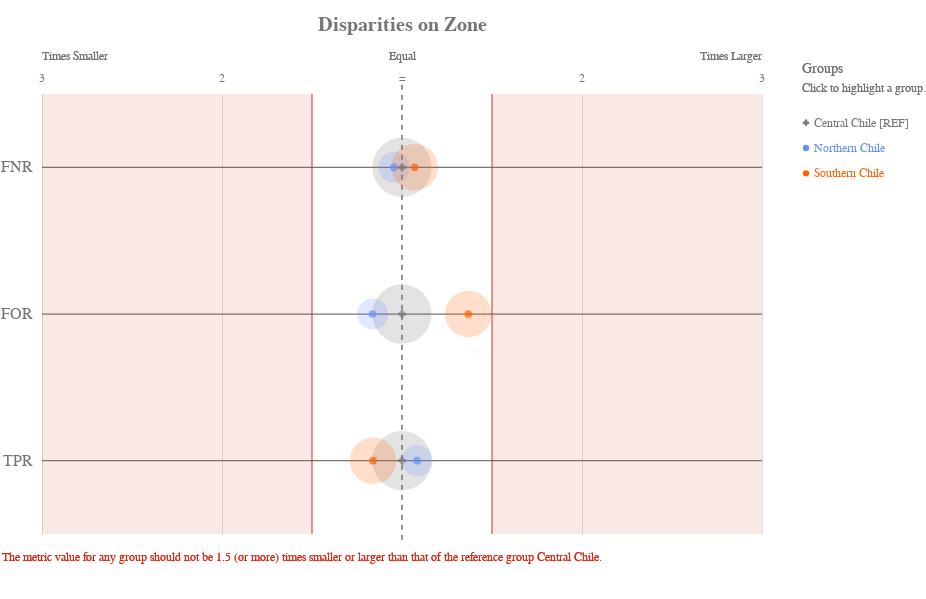

Notebook cell for this chart:
### Code cell
ap.disparity(grupo_definido, metrics, 'zone', fairness_threshold = disparity_tolerance)

### Figure 1 — Vega-Lite specification as saved in the notebook (floating-point values rounded to 4 significant figures)
{"config": {"view": {"continuousWidth": 400, "continuousHeight": 300, "strokeWidth": 0}, "axisLeft": {"labelColor": "rgb(117,117,117)", "labelFont": "Arial", "labelFontSize": 16}, "title": {"align": "center", "baseline": "middle", "color": "rgb(117,117,117)", "font": "Arial", "fontSize": 20, "fontWeight": "bold"}}, "layer": [{"data": {"name": "data-f13954335fe7cb3d572699dbbbe0ffdc"}, "mark": {"type": "rule", "stroke": "rgb(117,117,117)", "strokeWidth": 1.25, "tooltip": ""}, "encoding": {"x": {"type": "quantitative", "field": "x", "scale": {"domain": [-2, 2], "range": [40.0, 760.0]}}, "x2": {"field": "x2"}, "y": {"type": "nominal", "axis": {"domain": false, "labelAngle": 0, "labelPadding": -30, "orient": "left", "ticks": false, "title": ""}, "field": "metric", "scale": {"domain": ["FNR", "FOR", "TPR"], "range": [55.0, 495.0]}}}}, {"data": {"name": "data-79dd248bdaa0ea02c535240e8ad022c8"}, "mark": {"type": "rule", "stroke": "rgb(117,117,117)", "strokeDash": [5, 5], "strokeWidth": 1}, "encoding": {"tooltip": {"value": "Central Chile [REF]"}, "x": {"value": 400.0}, "y": {"value": 45.83}, "y2": {"value": 504.2}}}, {"data": {"name": "data-c233327f4cd9b4c2df31bf8015c83e4a"}, "mark": {"type": "text", "align": "center", "color": "rgb(117,117,117)", "font": "Arial", "fontSize": 12, "fontWeight": "normal", "tooltip": ""}, "encoding": {"text": {"type": "nominal", "field": "label"}, "x": {"type": "quantitative", "field": "value", "scale": {"domain": [-2, 2], "range": [40.0, 760.0]}}, "y": {"value": 38.5}}}, {"layer": [{"mark": {"type": "text", "align": "left", "fill": "rgb(117,117,117)", "font": "Arial", "fontSize": 12, "fontWeight": "normal", "tooltip": ""}, "encoding": {"text": {"value": "Times Smaller"}, "x": {"value": 40.0}, "y": {"value": 16.5}}}, {"mark": {"type": "text", "align": "right", "fill": "rgb(117,117,117)", "font": "Arial", "fontSize": 12, "fontWeight": "normal", "tooltip": ""}, "encoding": {"text": {"value": "Times Larger"}, "x": {"value": 760.0}, "y": {"value": 16.5}}}, {"mark": {"type": "text", "align": "center", "fill": "rgb(117,117,117)", "font": "Arial", "fontSize": 12, "fontWeight": "normal", "tooltip": ""}, "encoding": {"text": {"value": "Equal"}, "x": {"value": 400.0}, "y": {"value": 16.5}}}], "data": {"name": "data-79dd248bdaa0ea02c535240e8ad022c8"}}, {"layer": [{"mark": {"type": "rule", "opacity": 0.8, "stroke": "rgb(217, 46, 28)", "strokeWidth": 1.25, "tooltip": ""}, "encoding": {"x": {"type": "quantitative", "field": "min", "scale": {"domain": [-2, 2], "range": [40.0, 760.0]}}, "y": {"value": 55.0}, "y2": {"value": 495.0}}}, {"mark": {"type": "rule", "opacity": 0.8, "stroke": "rgb(217, 46, 28)", "strokeWidth": 1.25, "tooltip": ""}, "encoding": {"x": {"type": "quantitative", "field": "max", "scale": {"domain": [-2, 2], "range": [40.0, 760.0]}}, "y": {"value": 55.0}, "y2": {"value": 495.0}}}, {"layer": [{"mark": {"type": "rect", "fill": "rgb(217, 46, 28)", "opacity": 0.1, "tooltip": ""}, "encoding": {"x": {"type": "quantitative", "field": "min", "scale": {"domain": [-2, 2], "range": [40.0, 760.0]}}, "x2": {"field": "lower_end"}, "y": {"value": 55.0}, "y2": {"value": 495.0}}}, {"mark": {"type": "rect", "fill": "rgb(217, 46, 28)", "opacity": 0.1, "tooltip": ""}, "encoding": {"x": {"type": "quantitative", "field": "max", "scale": {"domain": [-2, 2], "range": [40.0, 760.0]}}, "x2": {"field": "upper_end"}, "y": {"value": 55.0}, "y2": {"value": 495.0}}}]}, {"data": {"name": "data-79dd248bdaa0ea02c535240e8ad022c8"}, "mark": {"type": "text", "align": "left", "baseline": "top", "fill": "rgb(217, 46, 28)", "font": "Arial", "fontSize": 12, "fontWeight": "normal", "tooltip": ""}, "encoding": {"text": {"value": "The metric value for any group should not be 1.5 (or more) times smaller or larger than that of the reference group Central Chile."}, "x": {"value": 0}, "y": {"value": 513.3}}}], "data": {"name": "data-11d5890412809b582c0a6b685ba430ea"}}, {"layer": [{"mark": "circle"}, {"data": {"name": "data-1fff9f68da9c18392dea537c70b2af74"}, "mark": {"type": "circle", "opacity": 0.2}, "encoding": {"color": {"condition": {"type": "nominal", "field": "attribute_value", "legend": null, "scale": {"domain": ["Central Chile", "Northern Chile", "Southern Chile"], "range": ["rgb(117,117,117)", "rgb(100, 143, 255)", "rgb(254, 97, 0)", "rgb(220, 38, 127)", "rgb(255, 176, 0)", "rgb(120, 94, 240)"]}, "selection": "selector017"}, "value": "rgb(224,224,224)"}, "size": {"type": "quantitative", "field": "group_size", "legend": null, "scale": {"domain": [0, 7609.0], "range": [0, 4224.0]}}, "tooltip": [{"type": "nominal", "field": "attribute_value", "title": "Group"}, {"type": "nominal", "field": "tooltip_group_size", "title": "Group Size"}, {"type": "nominal", "field": "tooltip_disparity_explanation_fnr", "title": "Disparity"}, {"type": "quantitative", "field": "fnr", "format": ".2f", "title": "FNR"}], "x": {"type": "quantitative", "axis": {"domain": false, "labels": false, "ticks": false, "title": null, "values": [1, 2, -2, -1]}, "field": "fnr_disparity_scaled", "scale": {"domain": [-2, 2], "range": [40.0, 760.0]}}, "y": {"type": "nominal", "axis": {"domain": false, "grid": false, "labels": false, "ticks": false, "title": " "}, "field": "metric_variable", "scale": {"domain": ["FNR", "FOR", "TPR"], "range": [55.0, 495.0]}}}, "selection": {"selector019": {"type": "multi", "empty": "all", "fields": ["attribute_value"]}}, "transform": [{"calculate": "'FNR'", "as": "metric_variable"}]}, {"data": {"name": "data-1fff9f68da9c18392dea537c70b2af74"}, "mark": {"type": "circle", "opacity": 0.2}, "encoding": {"color": {"condition": {"type": "nominal", "field": "attribute_value", "legend": null, "scale": {"domain": ["Central Chile", "Northern Chile", "Southern Chile"], "range": ["rgb(117,117,117)", "rgb(100, 143, 255)", "rgb(254, 97, 0)", "rgb(220, 38, 127)", "rgb(255, 176, 0)", "rgb(120, 94, 240)"]}, "selection": "selector017"}, "value": "rgb(224,224,224)"}, "size": {"type": "quantitative", "field": "group_size", "legend": null, "scale": {"domain": [0, 7609.0], "range": [0, 4224.0]}}, "tooltip": [{"type": "nominal", "field": "attribute_value", "title": "Group"}, {"type": "nominal", "field": "tooltip_group_size", "title": "Group Size"}, {"type": "nominal", "field": "tooltip_disparity_explanation_for", "title": "Disparity"}, {"type": "quantitative", "field": "for", "format": ".2f", "title": "FOR"}], "x": {"type": "quantitative", "axis": {"domain": false, "labels": false, "ticks": false, "title": null, "values": [1, 2, -2, -1]}, "field": "for_disparity_scaled", "scale": {"domain": [-2, 2], "range": [40.0, 760.0]}}, "y": {"type": "nominal", "axis": {"domain": false, "grid": false, "labels": false, "ticks": false, "title": " "}, "field": "metric_variable", "scale": {"domain": ["FNR", "FOR", "TPR"], "range": [55.0, 495.0]}}}, "selection": {"selector021": {"type": "multi", "empty": "all", "fields": ["attribute_value"]}}, "transform": [{"calculate": "'FOR'", "as": "metric_variable"}]}, {"data": {"name": "data-1fff9f68da9c18392dea537c70b2af74"}, "mark": {"type": "circle", "opacity": 0.2}, "encoding": {"color": {"condition": {"type": "nominal", "field": "attribute_value", "legend": null, "scale": {"domain": ["Central Chile", "Northern Chile", "Southern Chile"], "range": ["rgb(117,117,117)", "rgb(100, 143, 255)", "rgb(254, 97, 0)", "rgb(220, 38, 127)", "rgb(255, 176, 0)", "rgb(120, 94, 240)"]}, "selection": "selector017"}, "value": "rgb(224,224,224)"}, "size": {"type": "quantitative", "field": "group_size", "legend": null, "scale": {"domain": [0, 7609.0], "range": [0, 4224.0]}}, "tooltip": [{"type": "nominal", "field": "attribute_value", "title": "Group"}, {"type": "nominal", "field": "tooltip_group_size", "title": "Group Size"}, {"type": "nominal", "field": "tooltip_disparity_explanation_tpr", "title": "Disparity"}, {"type": "quantitative", "field": "tpr", "format": ".2f", "title": "TPR"}], "x": {"type": "quantitative", "axis": {"domain": false, "labels": false, "ticks": false, "title": null, "values": [1, 2, -2, -1]}, "field": "tpr_disparity_scaled", "scale": {"domain": [-2, 2], "range": [40.0, 760.0]}}, "y": {"type": "nominal", "axis": {"domain": false, "grid": false, "labels": false, "ticks": false, "title": " "}, "field": "metric_variable", "scale": {"domain": ["FNR", "FOR", "TPR"], "range": [55.0, 495.0]}}}, "selection": {"selector023": {"type": "multi", "empty": "all", "fields": ["attribute_value"]}}, "transform": [{"calculate": "'TPR'", "as": "metric_variable"}]}, {"layer": [{"mark": "point"}, {"data": {"name": "data-1fff9f68da9c18392dea537c70b2af74"}, "mark": {"type": "point", "filled": true, "size": 60}, "encoding": {"color": {"condition": {"type": "nominal", "field": "attribute_value", "legend": null, "scale": {"domain": ["Central Chile", "Northern Chile", "Southern Chile"], "range": ["rgb(117,117,117)", "rgb(100, 143, 255)", "rgb(254, 97, 0)", "rgb(220, 38, 127)", "rgb(255, 176, 0)", "rgb(120, 94, 240)"]}, "selection": "selector017"}, "value": "rgb(224,224,224)"}, "shape": {"type": "nominal", "field": "attribute_value", "legend": null, "scale": {"domain": ["Central Chile", "Northern Chile", "Southern Chile"], "range": ["cross", "circle", "circle"]}}, "tooltip": [{"type": "nominal", "field": "attribute_value", "title": "Group"}, {"type": "nominal", "field": "tooltip_group_size", "title": "Group Size"}, {"type": "nominal", "field": "tooltip_disparity_explanation_fnr", "title": "Disparity"}, {"type": "quantitative", "field": "fnr", "format": ".2f", "title": "FNR"}], "x": {"type": "quantitative", "axis": {"domain": false, "labels": false, "ticks": false, "title": null, "values": [1, 2, -2, -1]}, "field": "fnr_disparity_scaled", "scale": {"domain": [-2, 2], "range": [40.0, 760.0]}}, "y": {"type": "nominal", "axis": {"domain": false, "grid": false, "labels": false, "ticks": false, "title": " "}, "field": "metric_variable", "scale": {"domain": ["FNR", "FOR", "TPR"], "range": [55.0, 495.0]}}}, "selection": {"selector018": {"type": "multi", "empty": "all", "fields": ["attribute_value"]}}, "transform": [{"calculate": "'FNR'", "as": "metric_variable"}]}, {"data": {"name": "data-1fff9f68da9c18392dea537c70b2af74"}, "mark": {"type": "point", "filled": true, "size": 60}, "encoding": {"color": {"condition": {"type": "nominal", "field": "attribute_value", "legend": null, "scale": {"domain": ["Central Chile", "Northern Chile", "Southern Chile"], "range": ["rgb(117,117,117)", "rgb(100, 143, 255)", "rgb(254, 97, 0)", "rgb(220, 38, 127)", "rgb(255, 176, 0)", "rgb(120, 94, 240)"]}, "selection": "selector017"}, "value": "rgb(224,224,224)"}, "shape": {"type": "nominal", "field": "attribute_value", "legend": null, "scale": {"domain": ["Central Chile", "Northern Chile", "Southern Chile"], "range": ["cross", "circle", "circle"]}}, "tooltip": [{"type": "nominal", "field": "attribute_value", "title": "Group"}, {"type": "nominal", "field": "tooltip_group_size", "title": "Group Size"}, {"type": "nominal", "field": "tooltip_disparity_explanation_for", "title": "Disparity"}, {"type": "quantitative", "field": "for", "format": ".2f", "title": "FOR"}], "x": {"type": "quantitative", "axis": {"domain": false, "labels": false, "ticks": false, "title": null, "values": [1, 2, -2, -1]}, "field": "for_disparity_scaled", "scale": {"domain": [-2, 2], "range": [40.0, 760.0]}}, "y": {"type": "nominal", "axis": {"domain": false, "grid": false, "labels": false, "ticks": false, "title": " "}, "field": "metric_variable", "scale": {"domain": ["FNR", "FOR", "TPR"], "range": [55.0, 495.0]}}}, "selection": {"selector020": {"type": "multi", "empty": "all", "fields": ["attribute_value"]}}, "transform": [{"calculate": "'FOR'", "as": "metric_variable"}]}, {"data": {"name": "data-1fff9f68da9c18392dea537c70b2af74"}, "mark": {"type": "point", "filled": true, "size": 60}, "encoding": {"color": {"condition": {"type": "nominal", "field": "attribute_value", "legend": null, "scale": {"domain": ["Central Chile", "Northern Chile", "Southern Chile"], "range": ["rgb(117,117,117)", "rgb(100, 143, 255)", "rgb(254, 97, 0)", "rgb(220, 38, 127)", "rgb(255, 176, 0)", "rgb(120, 94, 240)"]}, "selection": "selector017"}, "value": "rgb(224,224,224)"}, "shape": {"type": "nominal", "field": "attribute_value", "legend": null, "scale": {"domain": ["Central Chile", "Northern Chile", "Southern Chile"], "range": ["cross", "circle", "circle"]}}, "tooltip": [{"type": "nominal", "field": "attribute_value", "title": "Group"}, {"type": "nominal", "field": "tooltip_group_size", "title": "Group Size"}, {"type": "nominal", "field": "tooltip_disparity_explanation_tpr", "title": "Disparity"}, {"type": "quantitative", "field": "tpr", "format": ".2f", "title": "TPR"}], "x": {"type": "quantitative", "axis": {"domain": false, "labels": false, "ticks": false, "title": null, "values": [1, 2, -2, -1]}, "field": "tpr_disparity_scaled", "scale": {"domain": [-2, 2], "range": [40.0, 760.0]}}, "y": {"type": "nominal", "axis": {"domain": false, "grid": false, "labels": false, "ticks": false, "title": " "}, "field": "metric_variable", "scale": {"domain": ["FNR", "FOR", "TPR"], "range": [55.0, 495.0]}}}, "selection": {"selector022": {"type": "multi", "empty": "all", "fields": ["attribute_value"]}}, "transform": [{"calculate": "'TPR'", "as": "metric_variable"}]}]}]}, {"layer": [{"mark": {"type": "point", "filled": true, "opacity": 1, "size": 39.48}, "encoding": {"color": {"condition": {"type": "nominal", "field": "attribute_value", "legend": null, "scale": {"domain": ["Central Chile", "Northern Chile", "Southern Chile"], "range": ["rgb(117,117,117)", "rgb(100, 143, 255)", "rgb(254, 97, 0)", "rgb(220, 38, 127)", "rgb(255, 176, 0)", "rgb(120, 94, 240)"]}, "selection": "selector017"}, "value": "rgb(224,224,224)"}, "shape": {"type": "nominal", "field": "attribute_value", "legend": null, "scale": {"domain": ["Central Chile", "Northern Chile", "Southern Chile"], "range": ["cross", "circle", "circle"]}}, "x": {"value": 804}, "y": {"type": "nominal", "axis": {"domain": false, "grid": false, "labels": false, "ticks": false, "title": " "}, "field": "attribute_value", "scale": {"domain": ["Central Chile", "Northern Chile", "Southern Chile"], "range": [71, 147]}}}, "selection": {"selector017": {"type": "multi", "empty": "all", "fields": ["attribute_value"]}}}, {"mark": {"type": "text", "align": "left", "baseline": "middle", "font": "Arial", "fontSize": 12, "fontWeight": "normal"}, "encoding": {"color": {"condition": {"type": "nominal", "field": "attribute_value", "legend": null, "scale": {"domain": ["Central Chile", "Northern Chile", "Southern Chile"], "range": ["rgb(117,117,117)", "rgb(100, 143, 255)", "rgb(254, 97, 0)", "rgb(220, 38, 127)", "rgb(255, 176, 0)", "rgb(120, 94, 240)"]}, "selection": "selector017"}, "value": "rgb(224,224,224)"}, "text": {"type": "nominal", "field": "label"}, "x": {"value": 812}, "y": {"type": "nominal", "axis": {"domain": false, "grid": false, "labels": false, "ticks": false, "title": " "}, "field": "attribute_value", "scale": {"domain": ["Central Chile", "Northern Chile", "Southern Chile"], "range": [71, 147]}}}, "selection": {"selector024": {"type": "multi", "empty": "all", "fields": ["attribute_value"]}}}, {"data": {"name": "data-79dd248bdaa0ea02c535240e8ad022c8"}, "mark": {"type": "text", "align": "left", "baseline": "middle", "color": "rgb(117,117,117)", "font": "Arial", "fontSize": 12, "fontWeight": "normal"}, "encoding": {"text": {"value": "Click to highlight a group."}, "x": {"value": 800}, "y": {"value": 49}}}, {"data": {"name": "data-79dd248bdaa0ea02c535240e8ad022c8"}, "mark": {"type": "text", "align": "left", "baseline": "middle", "color": "rgb(117,117,117)", "font": "Arial", "fontSize": 14, "fontWeight": "normal"}, "encoding": {"text": {"value": "Groups"}, "x": {"value": 800}, "y": {"value": 30}}}], "data": {"name": "data-0de9a04118b2294ee56b3c957fb6724a"}}], "height": 550, "padding": {"top": 15, "bottom": 10}, "resolve": {"scale": {"size": "independent", "y": "independent"}}, "title": "Disparities on Zone", "width": 800, "$schema": "https://vega.github.io/schema/vega-lite/v4.8.1.json", "datasets": {"data-f13954335fe7cb3d572699dbbbe0ffdc": [{"metric": "FNR", "x": -2, "x2": 2}, {"metric": "FOR", "x": -2, "x2": 2}, {"metric": "TPR", "x": -2, "x2": 2}], "data-79dd248bdaa0ea02c535240e8ad022c8": [{"a": 1, "b": 0}, {"a": 1, "b": 0}], "data-c233327f4cd9b4c2df31bf8015c83e4a": [{"value": 1, "label": 2}, {"value": 2, "label": 3}, {"value": -2, "label": 3}, {"value": -1, "label": 2}, {"value": 0, "label": "="}], "data-11d5890412809b582c0a6b685ba430ea": [{"min": -0.5, "max": 0.5, "lower_end": -2, "upper_end": 2}], "data-1fff9f68da9c18392dea537c70b2af74": [{"attribute_name": "zone", "attribute_value": "Central Chile", "group_size": 6341, "total_entities": 11987, "fnr": 0.6619, "for": 0.2008, "tpr": 0.3381, "fnr_disparity": 1.0, "for_disparity": 1.0, "tpr_disparity": 1.0, "fnr_disparity_scaled": 0.0, "for_disparity_scaled": 0.0, "tpr_disparity_scaled": 0.0, "tooltip_group_size": "6,341 (52.90%)", "tooltip_disparity_explanation_fnr": "Reference group", "tooltip_disparity_explanation_for": "Reference group", "tooltip_disparity_explanation_tpr": "Reference group"}, {"attribute_name": "zone", "attribute_value": "Northern Chile", "group_size": 1737, "total_entities": 11987, "fnr": 0.6338, "for": 0.1726, "tpr": 0.3662, "fnr_disparity": 0.9574, "for_disparity": 0.8594, "tpr_disparity": 1.083, "fnr_disparity_scaled": -0.04446, "for_disparity_scaled": -0.1636, "tpr_disparity_scaled": 0.08336, "tooltip_group_size": "1,737 (14.49%)", "tooltip_disparity_explanation_fnr": "1.04 times smaller FNR than the reference group", "tooltip_disparity_explanation_for": "1.16 times smaller FOR than the reference group", "tooltip_disparity_explanation_tpr": "1.08 times larger TPR than the reference group"}, {"attribute_name": "zone", "attribute_value": "Southern Chile", "group_size": 3909, "total_entities": 11987, "fnr": 0.7088, "for": 0.2747, "tpr": 0.2912, "fnr_disparity": 1.071, "for_disparity": 1.368, "tpr_disparity": 0.8615, "fnr_disparity_scaled": 0.07072, "for_disparity_scaled": 0.3681, "tpr_disparity_scaled": -0.1607, "tooltip_group_size": "3,909 (32.61%)", "tooltip_disparity_explanation_fnr": "1.07 times larger FNR than the reference group", "tooltip_disparity_explanation_for": "1.37 times larger FOR than the reference group", "tooltip_disparity_explanation_tpr": "1.16 times smaller TPR than the reference group"}], "data-0de9a04118b2294ee56b3c957fb6724a": [{"attribute_value": "Central Chile", "label": "Central Chile [REF]"}, {"attribute_value": "Northern Chile", "label": "Northern Chile"}, {"attribute_value": "Southern Chile", "label": "Southern Chile"}]}}
